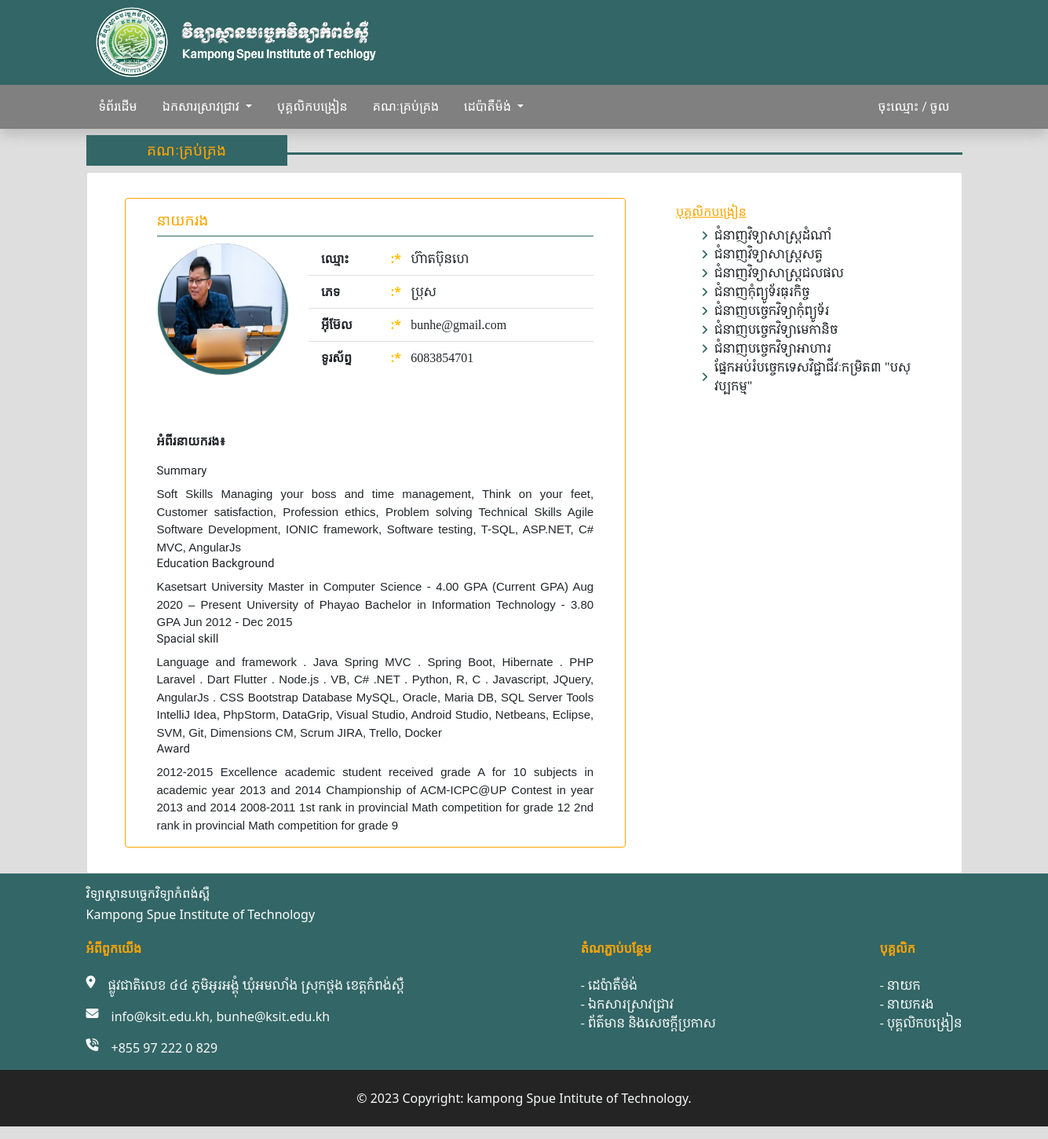
The page /digital_library/view_staf.php?id=22 on the database its author committed.
### tables this page shows
CREATE TABLE `member` (
  `id` int(11) NOT NULL,
  `member_id` int(100) NOT NULL,
  `firstname` varchar(100) NOT NULL,
  `lastname` varchar(100) NOT NULL,
  `name` varchar(100) NOT NULL,
  `sex` varchar(50) NOT NULL,
  `email` varchar(100) NOT NULL,
  `phone` varchar(100) NOT NULL,
  `select_major` int(60) NOT NULL,
  `specialty` varchar(100) NOT NULL,
  `select_role` varchar(100) NOT NULL,
  `password` varchar(100) NOT NULL,
  `image` varchar(255) NOT NULL,
  `detail` text NOT NULL,
  `code` mediumint(50) NOT NULL,
  `status` varchar(50) NOT NULL
);

### digital_library/view_staf.php (the view, shortened to what this page needs)
<!DOCTYPE html>
<html lang="en">
<head>
    <link rel="stylesheet" href="assets/css/style.css">
    <link rel="stylesheet"
        href="https://cdnjs.cloudflare.com/ajax/libs/twitter-bootstrap/5.0.0-beta1/css/bootstrap.min.css" />
    <link rel="stylesheet" href="https://cdnjs.cloudflare.com/ajax/libs/font-awesome/6.4.2/css/all.min.css"
 />
    <link rel="stylesheet" href="https://cdnjs.cloudflare.com/ajax/libs/font-awesome/5.15.2/css/all.min.css" />
</head>
<body style="background-color: #dedede;">
    <?php include('includes/topbar.php');?>
    <?php include('includes/navbar.php');?>
    <div class="container">
        <div class="section-computer mt-2">
            <div class="title d-flex">
                <div class="computer">
                    <h5>គណៈគ្រប់គ្រង</h5>
                </div>
                <div class="rows"></div>
            </div>
            <div class="card" style="width: 100%;">
                <div class="container row my-4">
                    <div class="col-sm-8">
                        <div class="container">
                            <div class="card my-2" style="width: 100%; border-color: orange;">
                                <?php
                                if(isset($_GET['id'])){
                                    $staff_id = $_GET['id'];
                                    $query_staff = "SELECT * FROM member WHERE select_role='នាយករង' && id=$staff_id";
                                    $result_query = $conn->query($query_staff);
                                    if($result_query->num_rows>0){
                                        while($row_staffs = $result_query->fetch_assoc()){
                                            $trans = get_html_translation_table(HTML_ENTITIES,ENT_QUOTES);
                                                unset($trans["\""], $trans["<"], $trans[">"], $trans["<h2"]);
                                                $desc = strtr(html_entity_decode($row_staffs['detail']),$trans);
                                                $desc=str_replace(array("<li>","</li>"), array("",", "), $desc);
                                            ?>
                                <div class="container">
                                    <div class="card-body">
                                        <h5 class="staff-title">នាយករង</h5>
                                        <div class="rowses"></div>
                                        <div class="control-profile row my-2">
                                            <div class="col-sm-4 staff-profile">
                                                <div class="bg-profile">
                                                    <?php
                                                        foreach (json_decode($row_staffs["image"]) as $image) : ?>
                                                    <img src="../admin_dashboard_library/uploads/<?php echo $image; ?>"
                                                        data-bs-toggle="modal" data-bs-target="#exampleModal">
                                                    <?php endforeach; ?>
                                                </div>
                                            </div>
                                            <div class="col-sm-8">
                                                <ul class="list-group list-group-flush">
                                                    <li class="list-group-item">
                                                        <div class="row">
                                                            <div class="col-sm-3">
                                                                <span class="list-staf fw-bolder">ឈ្មោះ</span>
                                                            </div>
                                                            <div class="col-sm-9">
                                                                <span class="text-warning fw-bolder"> :*</span>
                                                                <span
                                                                    class="detail-staf mx-2"><?php echo $row_staffs['firstname']. $row_staffs['lastname']?></span>
                                                            </div>
                                                        </div>
                                                    </li>
                                                    <li class="list-group-item">
                                                        <div class="row">
                                                            <div class="col-sm-3">
                                                                <span class="list-staf fw-bolder">ភេទ</span>
                                                            </div>
                                                            <div class="col-sm-9">
                                                                <span class="text-warning fw-bolder"> :*</span>
                                                                <span class="detail-staf mx-2">
                                                                    <?php echo $row_staffs['sex']?></span>
                                                            </div>
                                                        </div>
                                                    </li>
                                                    <li class="list-group-item">
                                                        <div class="row">
                                                            <div class="col-sm-3">
                                                                <span class="list-staf fw-bolder">អ៊ីម៊ែល</span>
                                                            </div>
                                                            <div class="col-sm-9">
                                                                <span class="text-warning fw-bolder"> :*</span>
                                                                <span
                                                                    class="detail-staf mx-2"><?php echo $row_staffs['email']?>
                                                                </span>
                                                            </div>
                                                        </div>
                                                    </li>
                                                    <li class="list-group-item">
                                                        <div class="row">
                                                            <div class="col-sm-3">
                                                                <span class="list-staf fw-bolder">ទូរស័ព្ទ</span>
                                                            </div>
                                                            <div class="col-sm-9">
                                                                <span class="text-warning fw-bolder"> :*</span>
                                                                <span
                                                                    class="detail-staf mx-2"><?php echo $row_staffs['phone']?></span>
                                                            </div>
                                                        </div>
                                                    </li>
                                                </ul>
                                            </div>
                                        </div>
                                        <div class="conten-show-more">
                                            <div class="title-about-staf my-3">
                                                <span class="list-staf fw-bolder">អំពីរនាយករង៖</span>
                                            </div>
                                            <?php echo $desc;?>
                                        </div>
                                    </div>
                                </div>
                                <?php
                                        }
                                    }
                                }
                                ?>
                            </div>
                        </div>
                    </div>
                    <div class="col-sm-4">
                        <div class="card-body major-study">
                            <h6 class="major-title">បុគ្គលិកបង្រៀន</h6>
                            <ul>
                                <li class="d-flex align-items-center"><i class="fa-solid fa-angle-right fa-sm me-2"
                                        style="color: #336666;"></i><a href=""
                                        class="text-decoration-none text-dark">ជំនាញវិទ្យាសាស្រ្តដំណាំ</a></li>
                                <li class="d-flex align-items-center"><i class="fa-solid fa-angle-right fa-sm me-2"
                                        style="color: #336666;"></i><a href=""
                                        class="text-decoration-none text-dark">ជំនាញវិទ្យាសាស្រ្តសត្វ</a></li>
                                <li class="d-flex align-items-center"><i class="fa-solid fa-angle-right fa-sm me-2"
                                        style="color: #336666;"></i><a href=""
                                        class="text-decoration-none text-dark">ជំនាញវិទ្យាសាស្រ្តជលផល</a></li>
                                <li class="d-flex align-items-center"><i class="fa-solid fa-angle-right fa-sm me-2"
                                        style="color: #336666;"></i><a href=""
                                        class="text-decoration-none text-dark">ជំនាញកុំព្យូទ័រធុរកិច្ច</a></li>
                                <li class="d-flex align-items-center"><i class="fa-solid fa-angle-right fa-sm me-2"
                                        style="color: #336666;"></i><a href=""
                                        class="text-decoration-none text-dark">ជំនាញបច្ចេកវិទ្យាកុំព្យូទ័រ</a></li>
                                <li class="d-flex align-items-center"><i class="fa-solid fa-angle-right fa-sm me-2"
                                        style="color: #336666;"></i><a href=""
                                        class="text-decoration-none text-dark">ជំនាញបច្ចេកវិទ្យាមេកានិច</a></li>
                                <li class="d-flex align-items-center"><i class="fa-solid fa-angle-right fa-sm me-2"
                                        style="color: #336666;"></i><a href=""
                                        class="text-decoration-none text-dark">ជំនាញបច្ចេកវិទ្យាអាហារ</a></li>
                                <li class="d-flex align-items-center"><i class="fa-solid fa-angle-right fa-sm me-2"
                                        style="color: #336666;"></i><a href=""
                                        class="text-decoration-none text-dark">ផ្នែកអប់រំបច្ចេកទេសវិជ្ជាជីវៈកម្រិត៣
                                        "បសុវប្បកម្ម"</a></li>
                            </ul>
                        </div>
                    </div>
                </div>
            </div>
        </div>
    </div>
    <?php include('includes/footer.php');?>
    <?php include('includes/bottom.php');?>
</body>
</html>

### digital_library/assets/css/style.css (style rules this page uses)
*, *:before, *:after { padding: 0; margin: 0; box-sizing: border-box; }
.list-staf { font-family: "Kantumruy Pro", sans-serif; }
.detail-staf { font-family: 'Noto Serif Khmer', serif; }
.conten-show-more { text-align: justify; }
.title { align-items: center; }
.computer h5 { width: 16rem; text-align: center; color: orange; font-family: "Kantumruy Pro", sans-serif; font-size: 1.2rem; padding: 0.5rem 1rem; background: #336666; }
.rows { height: 3px; width: 100%; background-color: #336666; }
.major-title { font-family: "Kantumruy Pro", sans-serif; color: orange; text-decoration: underline; }
.major-study ul li a { font-family: 'Noto Serif Khmer', serif; }
.rowses { height: 1px; width: 100%; background-color: #336666; }
.staff-title { font-family: "Kantumruy Pro", sans-serif; font-size: 1.2rem; color: orange; }
.control-profile { display: grid; grid-template-columns: 1fr 1fr 1fr; }
.staff-profile { width: 14rem; height: 14rem; }
.bg-profile { width: 10rem; height: 10rem; border-radius: 50%; margin: 1px auto; background-color: grey; box-shadow: 0px 4px 1px 3px #336666; }
.bg-profile img { width: 100%; height: 100%; border-radius: 50%; }

### rows shown on the page
member: firstname "ហ៊ាត", lastname "ប៊ុនហេ", sex "ប្រុស", email "bunhe@gmail.com", phone "6083854701", detail "Summary Soft Skills Managing your boss and time management, Think on your feet, Customer satisfaction, Profession ethics, Problem solving Technical Skills Agile Software Development, IONIC framework, Software testing, T-SQL, ASP.NET, C# MVC, AngularJs Education Background Kasetsart University Master in Computer Science - 4.00 GPA (Current GPA) Aug 2020 – Present University of Phayao Bachelor in Information Technology - 3.80 GPA Jun 2012 - Dec 2015 Spacial skill Language and framework . Java Spring MVC . Spring Boot, Hibernate . PHP Laravel . Dart Flutter . Node.js . VB, C# .NET . Python, R, C . Javascript, JQuery, AngularJs . CSS Bootstrap Database MySQL, Oracle, Maria DB, SQL Server Tools…"
